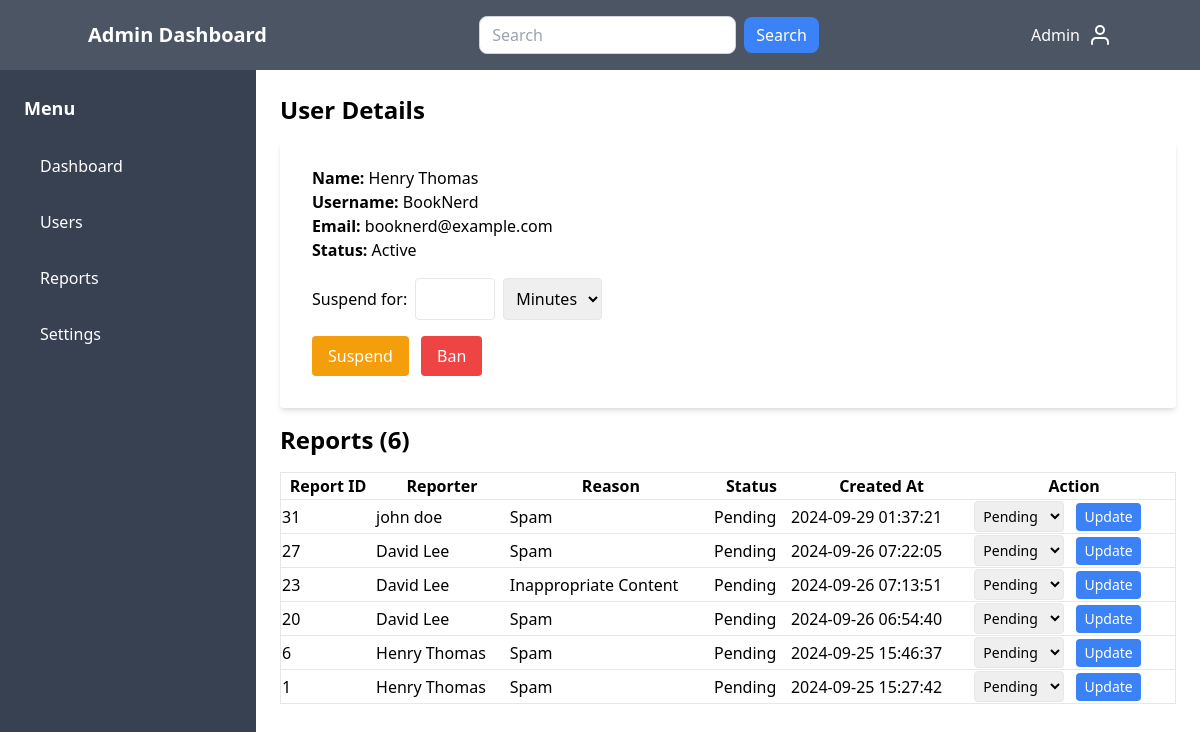
/admin/view_user.php?id=6, run on the app's committed database.
### tables this page shows
CREATE TABLE `users` (
  `UserID` int(11) NOT NULL,
  `Username` varchar(50) NOT NULL,
  `Email` varchar(100) NOT NULL,
  `PasswordHash` varchar(255) NOT NULL,
  `FirstName` varchar(50) DEFAULT NULL,
  `LastName` varchar(50) DEFAULT NULL,
  `ProfilePicture` varchar(255) DEFAULT NULL,
  `Bio` text DEFAULT NULL,
  `JoinDate` datetime DEFAULT current_timestamp(),
  `LastLogin` datetime DEFAULT NULL,
  `IsAdmin` tinyint(1) DEFAULT 0,
  `IsSuspended` tinyint(1) DEFAULT 0,
  `SuspensionEndDate` datetime DEFAULT NULL,
  `IsBanned` tinyint(1) DEFAULT 0,
  `Location` varchar(255) DEFAULT NULL,
  `FavoriteGenres` varchar(255) DEFAULT NULL,
  `DateOfBirth` date DEFAULT NULL
);

CREATE TABLE `reports` (
  `ReportID` int(11) NOT NULL,
  `ReporterID` int(11) DEFAULT NULL,
  `ReportedUserID` int(11) DEFAULT NULL,
  `ReportedPostID` int(11) DEFAULT NULL,
  `ReportedCommentID` int(11) DEFAULT NULL,
  `Reason` text DEFAULT NULL,
  `Status` enum('Pending','Reviewed','Resolved') DEFAULT 'Pending',
  `CreatedAt` datetime DEFAULT current_timestamp(),
  `ResolvedAt` datetime DEFAULT NULL
);

### admin/view_user.php (the view, shortened to what this page needs)
<?php
include('../includes/config.php');
$userId = $_GET['id'];
$userQuery = "SELECT UserID, Username, Email, FirstName, LastName, IsSuspended, SuspensionEndDate, IsBanned
              FROM Users WHERE UserID = ?";
$userStmt = $pdo->prepare($userQuery);
$userStmt->execute([$userId]);
$user = $userStmt->fetch(PDO::FETCH_ASSOC);
$reportsQuery = "SELECT r.ReportID, r.Reason, r.Status, r.CreatedAt,
                 CONCAT(u.FirstName, ' ', u.LastName) AS ReporterName
                 FROM Reports r
                 JOIN Users u ON r.ReporterID = u.UserID
                 WHERE r.ReportedUserID = ?
                 ORDER BY r.CreatedAt DESC";
$reportsStmt = $pdo->prepare($reportsQuery);
$reportsStmt->execute([$userId]);
$reports = $reportsStmt->fetchAll(PDO::FETCH_ASSOC);
$reportCount = count($reports);
?>
<!DOCTYPE html>
<html lang="en">
<head>
    <link href="https://cdn.jsdelivr.net/npm/tailwindcss@2.2.19/dist/tailwind.min.css" rel="stylesheet">
    <link rel="stylesheet" href="assets/css/style.css">
</head>
<body>
    <?php include('components/header.php'); ?>
    <div class="flex">
        <?php include('components/sidebar.php'); ?>
        <main class="flex-1 p-6">
            <div class="container mx-auto">
                <h2 class="text-2xl font-semibold mb-4">User Details</h2>
                <div class="bg-white shadow-md rounded px-8 pt-6 pb-8 mb-4">
                    <p><strong>Name:</strong> <?= htmlspecialchars($user['FirstName'] . ' ' . $user['LastName']) ?></p>
                    <p><strong>Username:</strong> <?= htmlspecialchars($user['Username']) ?></p>
                    <p><strong>Email:</strong> <?= htmlspecialchars($user['Email']) ?></p>
                    <p><strong>Status:</strong>
                        <?php
                        if ($user['IsBanned']) {
                            echo 'Banned';
                        } elseif ($user['IsSuspended']) {
                            echo 'Suspended until ' . $user['SuspensionEndDate'];
                        } else {
                            echo 'Active';
                        }
                        ?>
                    </p>
                    <form action="view_user.php?id=<?= $userId ?>" method="POST" class="mt-4">
                        <?php if (!$user['IsBanned'] && !$user['IsSuspended']): ?>
                            <div class="flex items-center mb-4">
                                <label for="suspension_time_value" class="mr-2">Suspend for:</label>
                                <input type="number" name="suspension_time_value" id="suspension_time_value" min="1" required class="border p-2 rounded w-20 mr-2">
                                <select name="suspension_time_unit" id="suspension_time_unit" required class="border p-2 rounded">
                                    <option value="minutes">Minutes</option>
                                </select>
                            </div>
                            <button type="submit" name="action" value="suspend" class="bg-yellow-500 text-white rounded px-4 py-2 mr-2">Suspend</button>
                            <button type="submit" name="action" value="ban" class="bg-red-500 text-white rounded px-4 py-2">Ban</button>
                        <?php elseif ($user['IsSuspended']): ?>
                            <button type="submit" name="action" value="unsuspend" class="bg-green-500 text-white rounded px-4 py-2">Unsuspend</button>
                        <?php elseif ($user['IsBanned']): ?>
                            <button type="submit" name="action" value="unban" class="bg-green-500 text-white rounded px-4 py-2">Unban</button>
                        <?php endif; ?>
                    </form>
                </div>
                <h2 class="text-2xl font-semibold mb-4">Reports (<?= $reportCount ?>)</h2>
                <table class="min-w-full bg-white border border-gray-200">
                    <thead>
                        <tr>
                            <th class="border-b">Report ID</th>
                            <th class="border-b">Reporter</th>
                            <th class="border-b">Reason</th>
                            <th class="border-b">Status</th>
                            <th class="border-b">Created At</th>
                            <th class="border-b">Action</th>
                        </tr>
                    </thead>
                    <tbody>
                        <?php foreach ($reports as $report): ?>
                            <tr>
                                <td class="border-b"><?= htmlspecialchars($report['ReportID']) ?></td>
                                <td class="border-b"><?= htmlspecialchars($report['ReporterName']) ?></td>
                                <td class="border-b"><?= htmlspecialchars($report['Reason']) ?></td>
                                <td class="border-b"><?= htmlspecialchars($report['Status']) ?></td>
                                <td class="border-b"><?= htmlspecialchars($report['CreatedAt']) ?></td>
                                <td class="border-b">
                                    <form action="change_report_status.php" method="POST" class="inline">
                                        <select name="status" class="border rounded p-1 text-sm">
                                            <option value="Pending" <?= $report['Status'] == 'Pending' ? 'selected' : '' ?>>Pending</option>
                                        </select>
                                        <button type="submit" class="bg-blue-500 text-white rounded px-2 py-1 ml-2 text-sm">Update</button>
                                    </form>
                                </td>
                            </tr>
                        <?php endforeach; ?>
                    </tbody>
                </table>
            </div>
        </main>
    </div>
</body>
</html>

### data on the page
users: FirstName+LastName "Henry Thomas", Username "BookNerd", Email "booknerd@example.com"
reports: ReportID "31", ReporterName "john doe", Reason "Spam", Status "Pending", CreatedAt "2024-09-29 01:37:21", status "Pending"
reports: ReportID "27", ReporterName "David Lee", Reason "Spam", Status "Pending", CreatedAt "2024-09-26 07:22:05", status "Pending"
reports: ReportID "23", ReporterName "David Lee", Reason "Inappropriate Content", Status "Pending", CreatedAt "2024-09-26 07:13:51", status "Pending"
reports: ReportID "20", ReporterName "David Lee", Reason "Spam", Status "Pending", CreatedAt "2024-09-26 06:54:40", status "Pending"
reports: ReportID "6", ReporterName "Henry Thomas", Reason "Spam", Status "Pending", CreatedAt "2024-09-25 15:46:37", status "Pending"
reports: ReportID "1", ReporterName "Henry Thomas", Reason "Spam", Status "Pending", CreatedAt "2024-09-25 15:27:42", status "Pending"

### other printed values
$reportCount "6"
